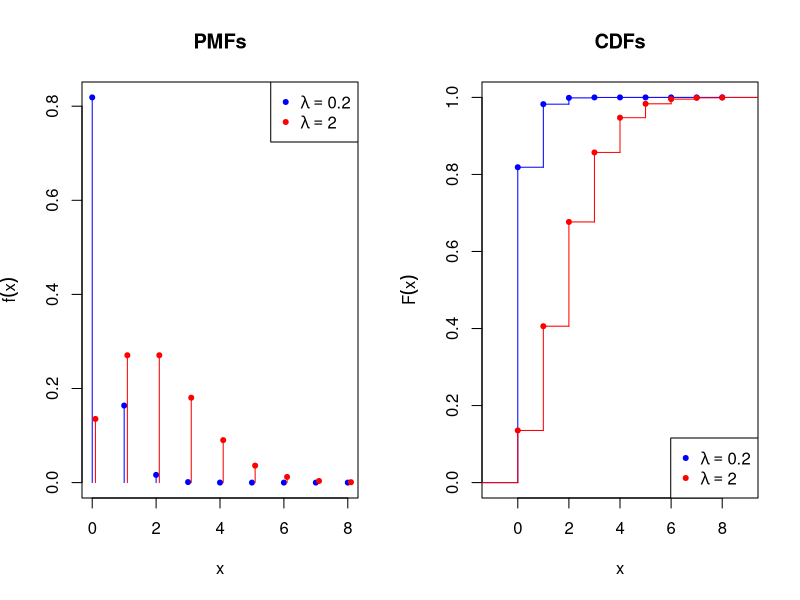

Reproduce this figure in R.
png(file="solution.png")
  lambda1 <- 0.2
  lambda2 <- 2
  grid <- 0:8
  
  par(mfrow = c(1, 2))
  plot(grid , dpois(grid , lambda1 ), main = "PMFs", type = "h",
       xlab = expression(x), ylab = expression(f(x)), col = "blue")
  points(grid, dpois( grid , lambda1 ), col = "blue", pch = 20)
  points( grid +0.1, dpois(grid, lambda2) , type = "h", col = "red")
  points( grid+0.1, dpois(grid, lambda2) , col = "red", pch = 20)
  legend("topright", pch = 20,
         legend = c(expression(lambda == 0.2), expression(lambda == 2)), 
         col = c("blue", "red"))
  
  probs1 <- c(0, ppois(grid, lambda1)) # Use ppois() here, and make sure to include an additional point at 0
  probs2 <- c(0, ppois(grid, lambda2)) # Use ppois() here
  
  plot(stepfun( grid, probs1 ), verticals = TRUE , pch = 20, 
       xlab = expression(x), ylab = expression(F(x)), 
       main = "CDFs", col = "blue")
  plot( stepfun(grid, probs2) , verticals = TRUE, add = TRUE, pch = 20, col = "red")
  legend("bottomright", pch = 20, 
         legend = c(expression(lambda == 0.2), expression(lambda == 2)),
         col = c("blue", "red"))
  
dev.off()
